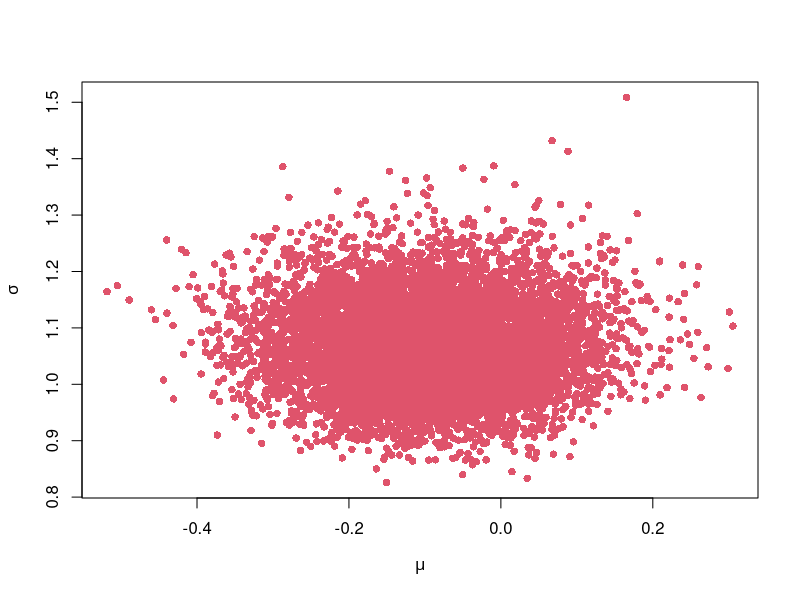
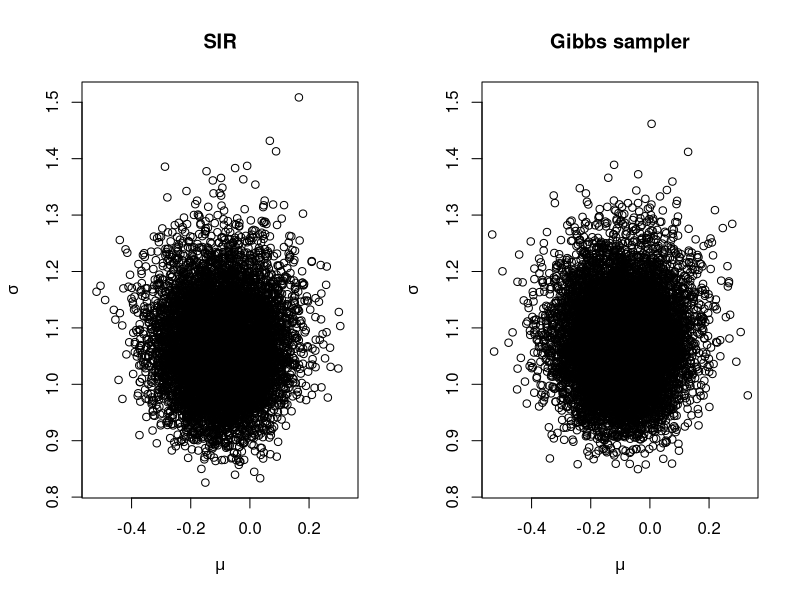

R code for these plots, in order: (Note: this script raises an error after producing the figures.)
#########################################################
#
# SIR vs Gibbs sampler in the simple iid Gaussian case:
#
#           y1,...,yn iid N(mu,sig2)
#
# with prior:
#
#           p(mu,sig2) propto 1/sig2
#
#########################################################

# Clear
rm(list = ls())

# Simulating some Gaussian data
set.seed(54321)
n = 100
mu = 0
sig = 1
y = rnorm(n,mu,sig)
mu.mle = mean(y)
sig.mle = sqrt(var(y))


# SIR
sir.time = system.time({
  sumy1 = sum(y)
  sumy2 = sum(y^2)
  set.seed(12345)
  M0   = 600000
  M    = 10000
  mus  = runif(M0,-1,1)
  sigs = runif(M0,0,2)
  w = rep(0,M0)
  for (i in 1:M0)
    #  w[i] = sum(dnorm(y,mus[i],sigs[i],log=TRUE))-2*log(sigs[i])
    w[i] = -(n+2)*log(sigs[i])-0.5*(sumy2-2*mus[i]*sumy1+n*mus[i]^2)/(sigs[i]^2)
  w     = exp(w-max(w))
  ind   = sample(1:M0,size=M,prob=w,replace=TRUE)
  mus1  = mus[ind]
  sigs1 = sigs[ind]
})
sir.time = as.numeric(sir.time[3])
essps.Emu.sir = M/sir.time

par(mfrow=c(1,1))
plot(mus1,sigs1,col=2,pch=16,xlab=expression(mu),ylab=expression(sigma))

# Gibbs sampler
gibbs.time = system.time({
  n1   = (n-1)/2
  mu   = 0
  M0   = 10000
  M    = 10000
  draws = matrix(0,M0+M,2)
  for (i in 1:(M0+M)){
    sig2 = 1/rgamma(1,n1,sum((y-mu)^2)/2)
    mu   = rnorm(1,mu.mle,sqrt(sig2/n))
    draws[i,] = c(mu,sqrt(sig2))
  }
  draws = draws[(M0+1):(M0+M),]
})
gibbs.time = as.numeric(gibbs.time[3])
ess.Emu.gibbs = round(M/(1+2*sum(acf(draws[,1],lag.max=1000,plot=FALSE)$acf[2:1001])))
essps.Emu.gibbs = ess.Emu.gibbs/gibbs.time

table = cbind(c(sir.time,M,essps.Emu.sir),
              c(gibbs.time,ess.Emu.gibbs,essps.Emu.gibbs))

rownames(table) = c("Time (sec)","ESS","ESS/sec")
colnames(table) = c("SIR","Gibbs")
table

par(mfrow=c(1,2))
plot(mus1,sigs1,main="SIR",xlim=range(mus1,draws[,1]),ylim=range(sigs1,draws[,2]),
     xlab=expression(mu),ylab=expression(sigma))
plot(draws,main="Gibbs sampler",xlab=expression(mu),ylab=expression(sigma),
     xlim=range(mus1,draws[,1]),ylim=range(sigs1,draws[,2]))

x11()
par(mfrow=c(1,2))
plot(density(mus1),xlab="",ylab="Posterior density",main=expression(mu))
lines(density(draws[,1]),col=2)
legend("topleft",legend=c("SIR","Gibbs"),col=1:2,lty=1)
plot(density(sigs1),xlab="",ylab="Posterior density",main=expression(sigma))
lines(density(draws[,2]),col=2)

colMeans(tail(draws, 1000))